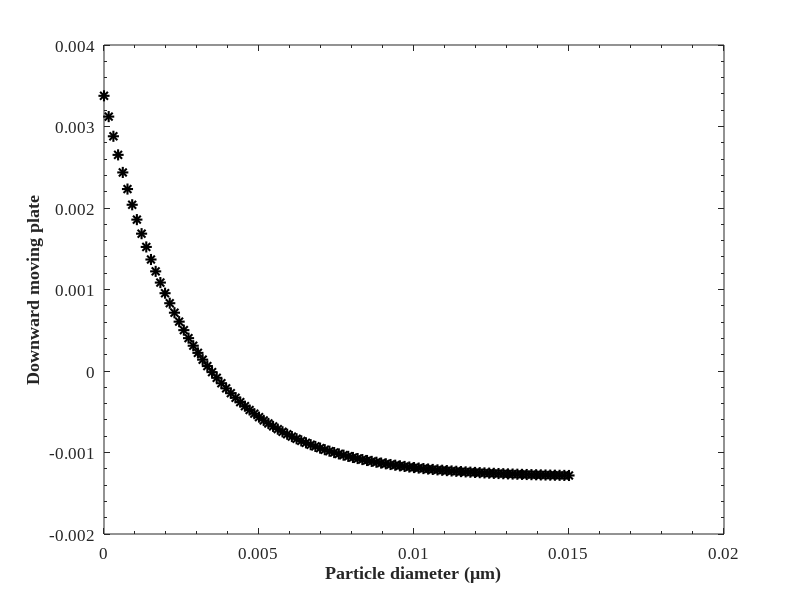

This figure's MATLAB source: (Note: this script raises an error after producing the figure.)
clear all
clc


Domain = 0.015;
theta0 = 30*pi/180;
ms=10;
lw=1


x = linspace(-Domain/2,Domain/2,100);
yinit = -0.0013 + 0.0027./(tan(theta0).*exp((x+ 0.0075)/0.0027));



figure


ms=8;
lw=1.5;
plot(x +Domain/2,yinit,'k*','LineWidth',lw, 'MarkerSize',ms )
ylabel('Downward moving plate','FontWeight','Bold','FontSize',20);
xlabel('Particle diameter (\mum)','FontWeight','Bold','FontSize',20);
set(gca,'Fontsize',12,'Fontname','Times New Roman')
set(gca,'XMinorTick','on','YMinorTick','on','TickDir','in')
                


setWH(gcf,9,6)
hold on
A=load('interface_profile_t4.600000.dat');
ms=8;
lw=0.4;



plot(A(:,1) +Domain/2,A(:,2) ,'gx', 'MarkerSize',ms )
ylabel('Downward moving plate','FontWeight','Bold','FontSize',20);
xlabel('Particle diameter (\mum)','FontWeight','Bold','FontSize',20);
set(gca,'Fontsize',12,'Fontname','Times New Roman')
set(gca,'XMinorTick','on','YMinorTick','on','TickDir','in')

setWH(gcf,9,6)
hold on


B=load('interface_profile_t4.700000.dat');


ms=8;
lw=1;



% plot(A(:,1),,'r.');
plot(B(:,1) +Domain/2,B(:,2) ,'cs', 'MarkerSize',ms )
ylabel('Downward moving plate','FontWeight','Bold','FontSize',20);
xlabel('Particle diameter (\mum)','FontWeight','Bold','FontSize',20);
set(gca,'Fontsize',12,'Fontname','Times New Roman')
set(gca,'XMinorTick','on','YMinorTick','on','TickDir','in')

setWH(gcf,9,6)

hold on
C=load('interface_profile_t4.800000.dat');
%A=sort(A,1);
ms=8;
lw=1;



% plot(A(:,1),,'r.');
plot(C(:,1) +Domain/2,C(:,2) ,'bd', 'MarkerSize',ms )
ylabel('Downward moving plate','FontWeight','Bold','FontSize',20);
xlabel('Particle diameter (\mum)','FontWeight','Bold','FontSize',20);
set(gca,'Fontsize',12,'Fontname','Times New Roman')
set(gca,'XMinorTick','on','YMinorTick','on','TickDir','in')

setWH(gcf,9,6)

hold on

D=load('interface_profile_t4.900000.dat');

ms=8;
lw=1;



% plot(A(:,1),,'r.');
plot(D(:,1) +Domain/2,D(:,2) ,'kv', 'MarkerSize',ms )
ylabel('Downward moving plate','FontWeight','Bold','FontSize',20);
xlabel('Particle diameter (\mum)','FontWeight','Bold','FontSize',20);
set(gca,'Fontsize',12,'Fontname','Times New Roman')
set(gca,'XMinorTick','on','YMinorTick','on','TickDir','in')

setWH(gcf,9,6)

hold on







E=load('interface_profile_t5.000000.dat');

ms=8;
lw=1;



% plot(A(:,1),,'r.');
plot(E(:,1) +Domain/2,E(:,2) ,'r+', 'MarkerSize',ms )
ylabel('Downward moving plate','FontWeight','Bold','FontSize',20);
xlabel('Particle diameter (\mum)','FontWeight','Bold','FontSize',20);
set(gca,'Fontsize',12,'Fontname','Times New Roman')
set(gca,'XMinorTick','on','YMinorTick','on','TickDir','in')

setWH(gcf,9,6)

hold on

legend ('Static meniscus ' , 't = 4.6', 't = 4.7', 't = 4.8', 't = 4.9', 't = 5.0')






